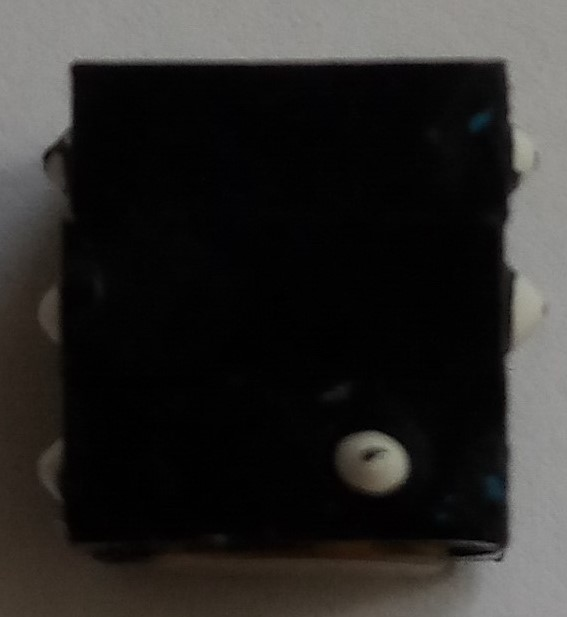
#> input picture DataBase/Cubes/n/11.jpg, 567 x 617 px, given in place of the camera
$ python DecisionTreeTaBGO.py
#> lines starting #> are read from the running program, lines starting #| are printed output that depends on the picture; after the words box and inside, x2 and y2 are one past the last pixel; in counts of white or black regions, pixels touching at a corner belong together
### Code/lib.py
# Libraries
import cv2
import math
import numpy as np
import matplotlib.pyplot as plt
from Code import vocab


# Returns the background image when the camera is 461mm above the scene
def crop_start_image(img):
    return img[int((img.shape[0] * 0.08)):int((img.shape[0] * 0.95)), int((img.shape[1] * 0.24)):int((img.shape[1] *
                                                                                                      0.77))]


# Rescale image by multiplying X and Y coordinates by a scale percentage
# [11 lines left out: function rescale_frame, not called in this run]


# Returns the distance between two points
def dist(pt1, pt2):
    return np.sqrt(((pt1[0] - pt2[0]) ** 2) + (pt1[1] - pt2[1]) ** 2)


# Returns the coordinates of the closest point, the width and the height of a box defined by its vertices
# [61 lines left out: functions get_width_and_height, reorderBox, create_box_from_contour, not called in this run]


# Creates the list of blocks
def get_info_from_contour(ncontour, name, image_ratio=65, areaMin=1000):
    listOfContoursForOneColor = []
    for _, contour in enumerate(ncontour):
        area = cv2.contourArea(contour)
        if area > areaMin:
            box = create_box_from_contour(contour)
            x, y, w, h = get_width_and_height(box, image_ratio=image_ratio)
            intraclass, unicity, nbSlots = get_type_mid(name, w, h)
            listOfContoursForOneColor.append([name, x, y, w, h, box, intraclass, unicity, nbSlots])
    return listOfContoursForOneColor


# Defines binary mask image from hsvImage in the range of low-upp threshs
def define_mask(hsvImg, low, upp):
    # Brightness between 50 & 700 lum
    kernal = np.ones((3, 3), "uint8")
    mask = cv2.inRange(hsvImg, low, upp)
    mask = cv2.erode(mask, kernal)
    mask = cv2.dilate(mask, kernal)
    mask = cv2.dilate(mask, kernal)
    mask = cv2.dilate(mask, kernal)
    return mask


# Extract an element from the list
def extract(lst, get=vocab.NAME):
    return [item[get] for item in lst]


# Creates the histogram for hsv image
# [385 lines left out: functions histoHSV, histoGRAY, manual_threshold, get_warped, cropRotatedBox, get_masked and 4 more, not called in this run]


# Returns the most frequent item in a list
def most_frequent(lst):
    return max(set(lst), key=lst.count)


# Reorders the list to find the most frequent element in each branch
# DON'T CHANGE THE LIST SIZE DURING THE COMPUTATION
# [83 lines left out: functions average, identify, not called in this run]

### Code/DecisionTreeTaBGO.py
# Libraries
import cv2
import numpy as np
from Code import lib
from Code import vocab
import sys

# Capturing video through webcam BRIO
webcam = cv2.VideoCapture(cv2.CAP_DSHOW)

# Webcam parameters
webcam.set(cv2.CAP_PROP_FRAME_WIDTH, 3840)  # -1280
webcam.set(cv2.CAP_PROP_FRAME_HEIGHT, 2160)  # -720
webcam.set(cv2.CAP_PROP_FPS, 20)  # 5, 15, 30, 60
fourcc = cv2.VideoWriter_fourcc('M', 'J', 'P', 'G')
webcam.set(cv2.CAP_PROP_FOURCC, fourcc)
webcam.set(cv2.CAP_PROP_BRIGHTNESS, 128)  # default 128
webcam.set(cv2.CAP_PROP_CONTRAST, 130)  # default 100 good 130
webcam.set(cv2.CAP_PROP_SATURATION, 90)  # default 128 good 90
webcam.set(cv2.CAP_PROP_GAIN, 0)  # default 128
webcam.set(cv2.CAP_PROP_EXPOSURE, -4)  # default -5
webcam.set(cv2.CAP_PROP_FOCUS, 15)  # default 10 15

# Opening the video settings GUI
webcam.set(cv2.CAP_PROP_SETTINGS, 0)

# Set range for blue mask color
blue_lower = np.array([94, 50, 50], np.uint8)
blue_upper = np.array([110, 255, 255], np.uint8)
# Set range for green mask color
green_lower = np.array([30, 30, 50], np.uint8)
green_upper = np.array([94, 255, 255], np.uint8)
# Set range for yellow mask color
yellow_lower = np.array([20, 60, 50], np.uint8)  # 20 60 50
yellow_upper = np.array([25, 255, 255], np.uint8)  # 25 255 255
# Set range for orange mask color
orange_lower = np.array([1, 50, 50], np.uint8)  # 1 50 50
orange_upper = np.array([10, 255, 255], np.uint8)  # 12 255 255
# Set range for purple mask color
purple_lower = np.array([114, 30, 20], np.uint8)
purple_upper = np.array([140, 255, 255], np.uint8)
# Set range for black mask color
black_lower = np.array([0, 0, 0], np.uint8)
black_upper = np.array([180, 90, 100], np.uint8)

# Regroup all masks together
all_masks = [blue_lower, blue_upper, green_lower, green_upper, yellow_lower, yellow_upper, orange_lower, orange_upper,
             purple_lower, purple_upper]

# List for reapeted measures
lst_memo = []
end = []

# Number of different measures
repeat = 1000
cpt_rep = 0


# Main loop
while cpt_rep < repeat:

    # Acquire frames from camera and isolate the background
    _, imageFrame = webcam.read()
#> imageFrame is the input picture: shape (617, 567, 3); mean B, G, R 40.5, 42.3, 43.9
    imageFrame = lib.crop_start_image(imageFrame)
#> in crop_start_image, `return img[int((img.shape[0] * 0.08)):int((img.shape[0] * 0.95)), int(..`:
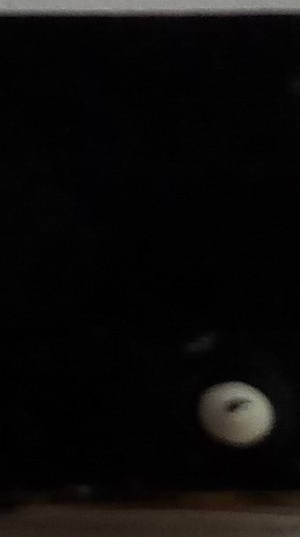
#> returned value: shape (537, 300, 3); mean of channels 0, 1, 2 9.7, 10.5, 11.5; drawn as B, G, R

    ###################################################################################################################
    # Color detection zone

    # Convert every frame in HSV env. from BGR to HSV (color angle, saturation, brightness)
    hsvFrame = cv2.cvtColor(imageFrame, cv2.COLOR_BGR2HSV)
#> hsvFrame: shape (537, 300, 3); mean H, S, V 17.8, 24.4, 11.6

    # See color lvls. for masks config.
    """
    print(lib.histo(hsvFrame))
    """

    # Define masks for each color
    blue_mask = lib.define_mask(hsvFrame, blue_lower, blue_upper)
#> in define_mask, `mask = cv2.inRange(hsvImg, low, upp)`: mask: shape (537, 300); every value is 0
    green_mask = lib.define_mask(hsvFrame, green_lower, green_upper)
#> in define_mask (call 2), `mask = cv2.inRange(hsvImg, low, upp)`:
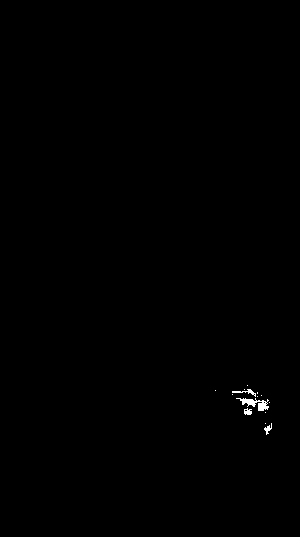
#> mask: shape (537, 300); 0.21% white; 14 white regions (10 under 20 px), largest, box (x1, y1, x2, y2) and area: (236, 398, 269, 411) 188, (232, 389, 256, 397) 58, (244, 408, 252, 415) 41, (264, 423, 272, 435) 41
#> in define_mask (call 2), `mask = cv2.erode(mask, kernal)`:
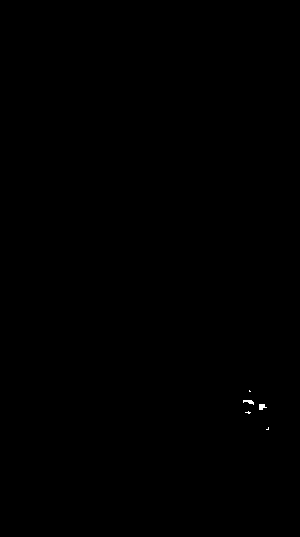
#> mask: shape (537, 300); 0.05% white; 5 white regions (3 under 20 px), largest, box (x1, y1, x2, y2) and area: (259, 404, 267, 410) 34, (243, 400, 254, 405) 32
#> in define_mask (call 2), `mask = cv2.dilate(mask, kernal)`: mask: shape (537, 300); 0.13% white; 5 white regions (1 under 20 px), largest, box (x1, y1, x2, y2) and area: (242, 399, 255, 406) 70, (258, 403, 268, 411) 66, (244, 410, 252, 415) 31, (265, 426, 270, 431) 21
#> in define_mask (call 2), `mask = cv2.dilate(mask, kernal)`:
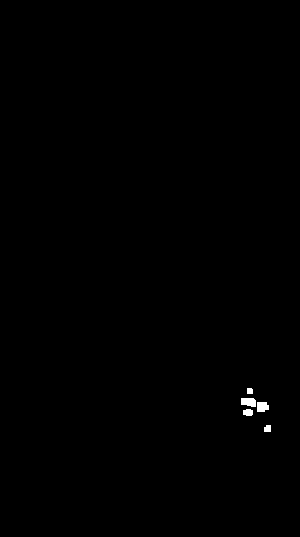
#> mask: shape (537, 300); 0.23% white; 5 white regions, box (x1, y1, x2, y2) and area: (241, 398, 256, 407) 116, (257, 402, 269, 412) 106, (243, 409, 253, 416) 61, (264, 425, 271, 432) 45, (247, 388, 253, 394) 35
#> in define_mask (call 2), `mask = cv2.dilate(mask, kernal)`:
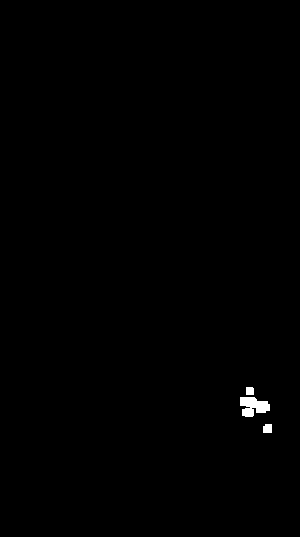
#> mask: shape (537, 300); 0.34% white; 3 white regions, box (x1, y1, x2, y2) and area: (240, 397, 270, 417) 414, (263, 424, 272, 433) 77, (246, 387, 254, 395) 63
    yellow_mask = lib.define_mask(hsvFrame, yellow_lower, yellow_upper)
#> in define_mask (call 3), `mask = cv2.inRange(hsvImg, low, upp)`:
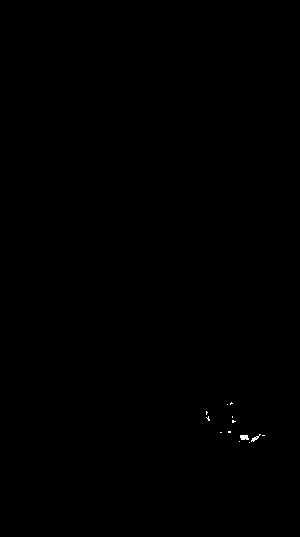
#> mask: shape (537, 300); 0.07% white in thin lines or dots, all inside (x1, y1, x2, y2) = (206, 402, 265, 443)
#> in define_mask (call 3), `mask = cv2.erode(mask, kernal)`: mask: shape (537, 300); 0.01% white in thin lines or dots, all inside (x1, y1, x2, y2) = (241, 436, 254, 440)
#> in define_mask (call 3), `mask = cv2.dilate(mask, kernal)`: mask: shape (537, 300); 0.03% white; 2 white regions (1 under 20 px), largest, box (x1, y1, x2, y2) and area: (240, 435, 248, 440) 35
#> in define_mask (call 3), `mask = cv2.dilate(mask, kernal)`: mask: shape (537, 300); 0.06% white; 2 white regions, box (x1, y1, x2, y2) and area: (239, 434, 249, 441) 65, (251, 437, 256, 442) 25
#> in define_mask (call 3), `mask = cv2.dilate(mask, kernal)`:
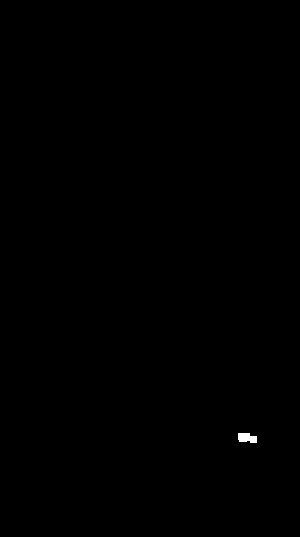
#> mask: shape (537, 300); 0.09% white; 1 white region, box (x1, y1, x2, y2) and area: (238, 433, 257, 443) 152
    orange_mask = lib.define_mask(hsvFrame, orange_lower, orange_upper)
#> in define_mask (call 4), `mask = cv2.inRange(hsvImg, low, upp)`: mask: shape (537, 300); 0% white in thin lines or dots, all inside (x1, y1, x2, y2) = (203, 510, 211, 511)
    purple_mask = lib.define_mask(hsvFrame, purple_lower, purple_upper)
#> in define_mask (call 5), `mask = cv2.inRange(hsvImg, low, upp)`: mask: shape (537, 300); 0.01% white in thin lines or dots, all inside (x1, y1, x2, y2) = (189, 15, 269, 17)

    # Find contours for each color
    contoursB, _ = cv2.findContours(blue_mask, cv2.RETR_EXTERNAL, cv2.CHAIN_APPROX_NONE)
#> contoursB = []
    contoursG, _ = cv2.findContours(green_mask, cv2.RETR_EXTERNAL, cv2.CHAIN_APPROX_NONE)
#> contoursG = 3 contours; box (x1, y1, x2, y2) and area: (240, 397, 270, 417) 357, (263, 424, 272, 433) 60, (246, 387, 254, 395) 48
    contoursY, _ = cv2.findContours(yellow_mask, cv2.RETR_EXTERNAL, cv2.CHAIN_APPROX_NONE)
#> contoursY = 1 contour; box (x1, y1, x2, y2) and area: (238, 433, 257, 443) 125
    contoursO, _ = cv2.findContours(orange_mask, cv2.RETR_EXTERNAL, cv2.CHAIN_APPROX_NONE)
#> contoursO = []
    contoursP, _ = cv2.findContours(purple_mask, cv2.RETR_EXTERNAL, cv2.CHAIN_APPROX_NONE)
#> contoursP = []

    # Get the list of blocks
    # Each block is represented by
    # [ColorName, CX_1stPt, CY_1stPt, Width, Height, Box(ArrayOfVertices), Name, Unicity, nbCubarithms, P1, P2, Braille]
    listOfBlocks = []
    listOfBlocks = listOfBlocks + lib.get_info_from_contour(contoursB, vocab.BLUE)
#> listOfBlocks = []
    listOfBlocks = listOfBlocks + lib.get_info_from_contour(contoursG, vocab.GREEN)
#> the loop in get_info_from_contour (call 2), `for _, contour in enumerate(ncontour):` made 3 passes
#> area on passes 1 to 3: 60.5, 357, 48.5
    listOfBlocks = listOfBlocks + lib.get_info_from_contour(contoursY, vocab.YELLOW)
    listOfBlocks = listOfBlocks + lib.get_info_from_contour(contoursO, vocab.ORANGE)
    listOfBlocks = listOfBlocks + lib.get_info_from_contour(contoursP, vocab.PURPLE)

    ###################################################################################################################
    # Separation and sorting zone

    end_list = []
    if cpt_rep > 10:

        # Reorder blocks (from bottom to top because the camera is inverted above the scene)
        listOfBlocks = sorted(listOfBlocks, key=lambda x: x[2])
        listOfBlocks.reverse()

        # Isolate the colored blocks
        list_img_blocks = lib.cropRotatedBox(imageFrame, listOfBlocks)

        # Separate consecutive same-colored blocks
        new_list_img = lib.separate(list_img_blocks)  # todo

        ################################################################################################################

        # Braille detection zone
        # Acquire the values on cubarithm
        last_list_img = lib.get_cubarithm(new_list_img, black_lower, black_upper)

        # Extract the number of blobs for each block
        end_list = lib.get_braille(list_img_blocks, all_masks)

        ################################################################################################################

        # Show relevant info
        """print("\n" + str(lib.extract(last_list_img, vocab.NAME)) + "\n"
              # + str(lib.extract(list_img_blocks, vocab.WIDTH)) + "\n"
              # + str(lib.extract(list_img_blocks, vocab.HEIGHT)) + "\n"
              # + str(lib.extract(last_list_img, vocab.INTRACLASS)) + "\n"
              # + str(lib.extract(last_list_img, vocab.UNICITY)) + "\n"
              # + str(lib.extract(last_list_img, vocab.SLOTNUMBER)) + "\n"
              # + str(lib.extract(last_list_img, vocab.PIN_1)) + "\n"
              # + str(lib.extract(last_list_img, vocab.PIN_2)) + "\n"
              )"""

    # Average results
    if cpt_rep % vocab.COUNT_MODULO != 0:
        myStr = "[" + "#" * ((cpt_rep - 1) % vocab.COUNT_MODULO) + " " * (
                    (vocab.COUNT_MODULO-2) - ((cpt_rep - 1) % vocab.COUNT_MODULO)) + "]"
        if cpt_rep <= 10:
            sys.stdout.write("\r" + myStr + " INITIALISATION CAMERA")
        if cpt_rep > 10:
            lst_memo.append(end_list)
            sys.stdout.write("\r" + myStr + " CHARGEMENT")
    else:
        if cpt_rep <= 10:
            lst_memo.clear()
        if cpt_rep > 10:
            end = lib.average(lst_memo)
            lst_memo.clear()
    cpt_rep += 1

    # Display colored filters
    """cv2.namedWindow("p", cv2.WINDOW_NORMAL)
    cv2.imshow("p", purple_mask)
    cv2.namedWindow("y", cv2.WINDOW_NORMAL)
    cv2.imshow("y", yellow_mask)
    cv2.namedWindow("b", cv2.WINDOW_NORMAL)
    cv2.imshow("b", blue_mask)
    cv2.namedWindow("g", cv2.WINDOW_NORMAL)
    cv2.imshow("g", green_mask)
    cv2.namedWindow("o", cv2.WINDOW_NORMAL)
    cv2.imshow("o", orange_mask)"""

    # Results on original image
    """for bloc in end_list:
        strbloc = bloc[vocab.INTRACLASS]
        if bloc[vocab.SLOTNUMBER] == 1:
            strbloc += " avec pin " + str(bloc[vocab.PIN_1])
        if bloc[vocab.SLOTNUMBER] == 2:
            strbloc += " avec pin " + str(bloc[vocab.PIN_1]) + " et " + str(bloc[vocab.PIN_2])
        if bloc[vocab.UNICITY] == vocab.COMMON:
            strbloc += ", on compte " + str(bloc[vocab.BRAILLE]) + " blobs."
        cv2.putText(imageFrame, strbloc, (int(bloc[vocab.BOX][2][0]), int(bloc[vocab.BOX][2][1])),
                    cv2.FONT_HERSHEY_SIMPLEX, 1.0, (0, 0, 0), thickness=2)"""
    """cv2.namedWindow("original", cv2.WINDOW_NORMAL)
    cv2.imshow("original", imageFrame)"""

    # Stops the program properly by pressing 'q'
    if cv2.waitKey(10) & 0xFF == ord('q'):
#> (key q is pressed here)
        webcam.release()
        cv2.destroyAllWindows()
        break
